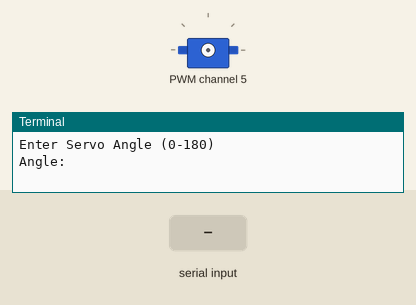
Recording of a program running on a simulated Raspberry Pi (BCM pin numbers). On the bench: servo, the last lines printed to the terminal. The test bench sets the inputs (shaded band). Servo angles are drawn from the pulse width (0.5 ms = 0°, 2.5 ms = 180°).

Above: at 1.2 s.
1.3 s: "5" typed at the terminal, then Enter
2.8 s: "90" typed at the terminal, then Enter
At 4.0 s:
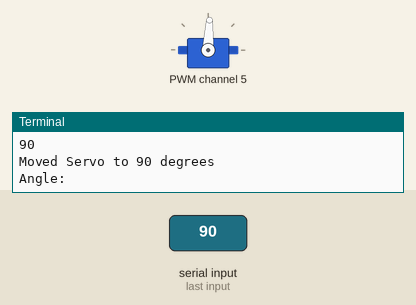
4.3 s: "200" typed at the terminal, then Enter
At 5.2 s:
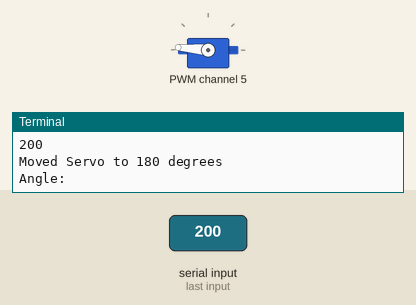
Timing chart, 0 to 7.3 s (numbered marks = the images above; inputs shaded):
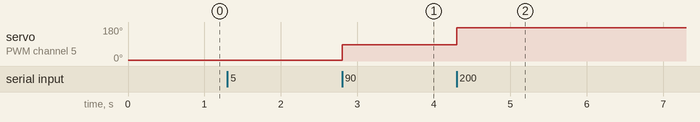

The program:

1servo_i2c.py
```python
import time
import board
import busio
from adafruit_pca9685 import PCA9685

# ==========================
# PCA9685 Setup
# ==========================

i2c = busio.I2C(board.SCL, board.SDA)

pca = PCA9685(i2c)
pca.frequency = 50

# Equivalent to Arduino values
SERVOMIN = 100
SERVOMAX = 500

print("Enter Servo Angle (0-180)")

while True:

    try:
        angle = int(input("Angle: "))

        angle = max(0, min(180, angle))

        pulse = int(
            SERVOMIN +
            (angle / 180.0) * (SERVOMAX - SERVOMIN)
        )

        # PCA9685 uses 16-bit values (0-65535)
        duty_cycle = int((pulse / 4096.0) * 65535)

        pca.channels[5].duty_cycle = duty_cycle

        print(f"Moved Servo to {angle} degrees")

    except ValueError:
        print("Enter a valid number")


for ch in range(16):
    pca.channels[ch].duty_cycle = 0
```

Measured:
- after the input at 2.8 s, servo on PWM channel 5: 4° → 87° at once
- after the input at 4.3 s, servo on PWM channel 5: 87° → 175° at once
